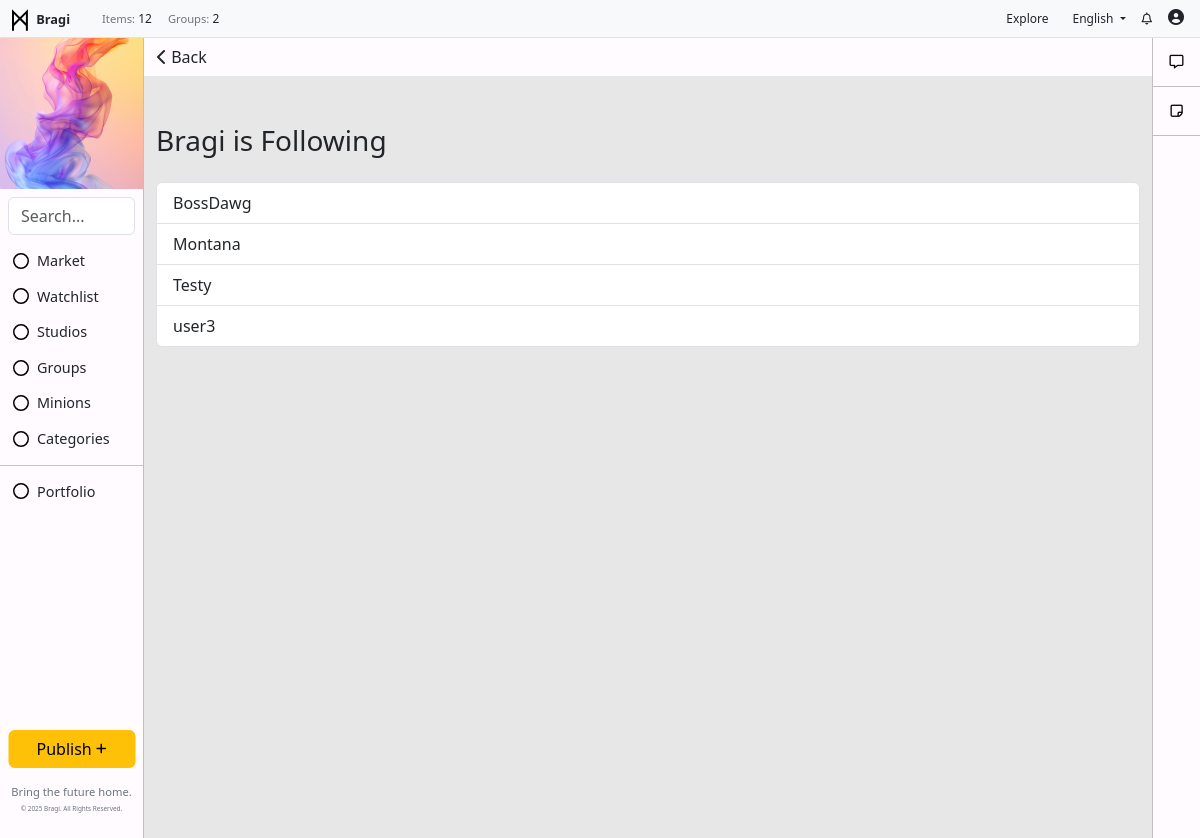
The page /followers/following/Bragi/ on the database as committed earlier.
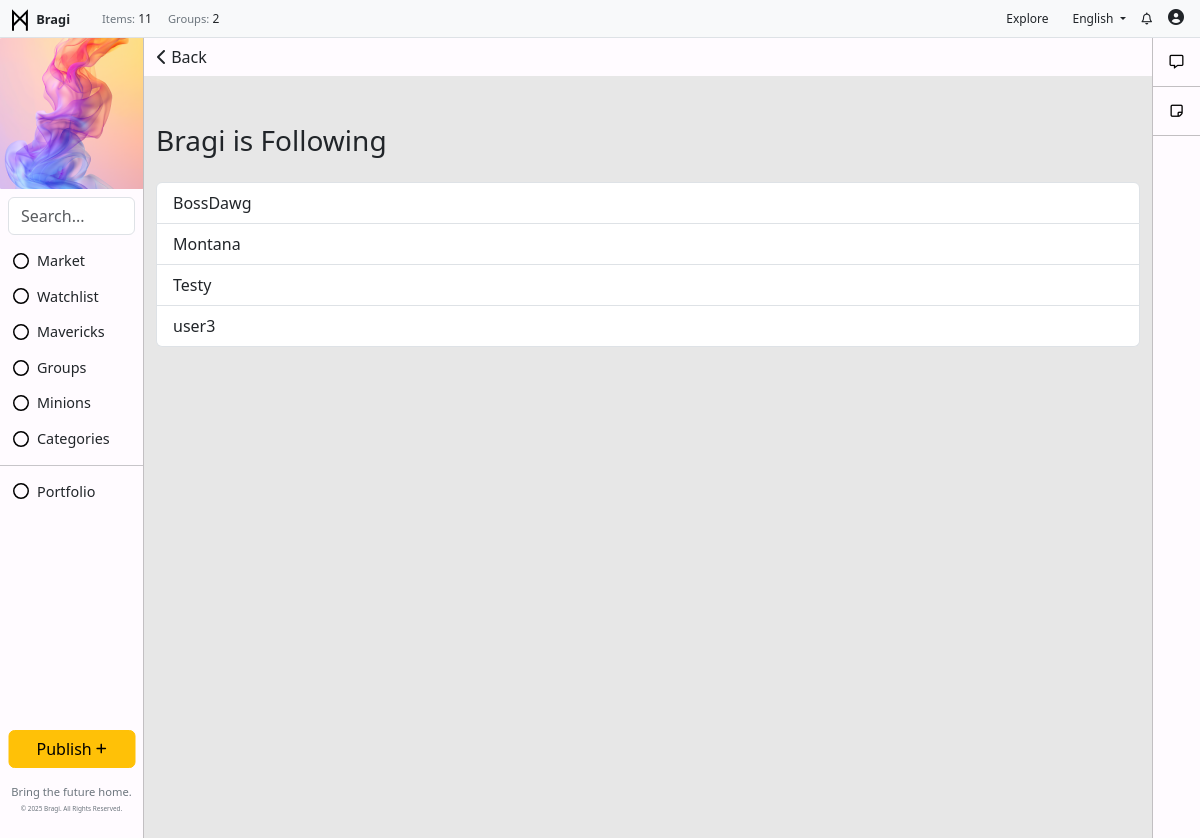
The same page on the database as committed later.
### toolbar/models.py (models this page shows, shortened)
class ToolbarItem(models.Model):
    icon = models.FileField(upload_to='toolbar_images/', blank=True, null=True)  # Image upload field
    name = models.CharField(max_length=100)
    url = models.CharField(max_length=200, blank=True, null=True)
    order = models.IntegerField(default=0)
    visible = models.BooleanField(default=True)
    class Meta:
        ordering = ['order']

### followers/views.py (the view)
# urls.py: path('following/<str:username>/', views.following_list, name='following_list'),
def following_list(request, username):
    user = get_object_or_404(User, username=username)
    following = Follow.objects.filter(follower=user).select_related('followed')
    return render(request, 'followers/following_list.html', {
        'user': user,
        'following': following,
    })

### backend/context_processors.py (called while the page is built)
def published_posts_count(request):
    count = Post.objects.filter(status='published').count()
    return {'published_posts_count': count}

def toolbar_items(request):
    return {
        'toolbar_items': ToolbarItem.objects.filter(visible=True),
        'toolbar_ad': ToolbarAd.objects.filter(visible=True).first(),
        'toolbar_user_items': UsersItem.objects.filter(visible=True),  # Plural name for consistency
    }

def group_count(request):
    return {'group_count': Group.objects.count()}

### followers/templates/followers/following_list.html
{% extends "base.html" %}
{% block content %}
<div class="text-left" style="position: sticky; top: 0; margin: 0; padding: 0; background-color: #FFFBFF; ">
    <button onclick="window.history.back();" class="btn">
        <i class="fa-solid fa-chevron-left"></i> Back
    </button>
</div>
<div class="container mt-5">
    <h3 class="mb-4">{{ user.username }} is Following</h3>
    {% if following %}
        <div class="list-group">
            {% for follow in following %}
                <a href="{% url 'public_profile' username=follow.followed.username %}" class="list-group-item list-group-item-action">
                    {{ follow.followed.username }}
                </a>
            {% endfor %}
        </div>
    {% else %}
        <div class="alert alert-info">
            {{ user.username }} is not following anyone yet.
        </div>
    {% endif %}
</div>
{% endblock %}

### templates/base.html (shortened to what the changed rows need)
{% load static %}
<!DOCTYPE html>
<html lang="en">
<head>
    <link href="https://cdn.jsdelivr.net/npm/bootstrap@5.3.0-alpha1/dist/css/bootstrap.min.css" rel="stylesheet">
    <link rel="stylesheet" href="https://cdnjs.cloudflare.com/ajax/libs/font-awesome/6.0.0-beta3/css/all.min.css">
    <link rel="stylesheet" href="{% static 'css/styles.css' %}">
</head>
<body>
    {% if user.is_authenticated %}
    <div class="container-fluid">
        <div class="row fixed-top px-2 py-0 bg-light border-bottom" style="height: 38px; z-index: 1000;">
            <div class="col-auto d-flex align-items-center">
                <a href="/" class="text-decoration-none">
                    <img src="{% static 'img/logo.svg' %}" alt="Icon" style="width: 24px; height: 24px; color: #000000;">
                    <span class="fw-semibold text-dark m-0" style="font-size: .8rem;">Bragi</span>
                </a>
            </div>
            <div class="col d-flex align-items-center">
                <ul class="navbar-nav d-flex flex-row m-0" style="font-size: 0.75rem;">
                    <li class="nav-item mx-2">
                        <p class="m-0"> <span class="text-secondary" style="font-size: .7rem;">Items:</span> {{ published_posts_count }}</p>
                    </li>
                    <li class="nav-item mx-2">
                        <p class="m-0"> <span class="text-secondary" style="font-size: .7rem;">Groups:</span> {{ group_count }}</p>
                    </li>
                </ul>
            </div>
            <div class="col d-flex justify-content-end align-items-center" style="height: 38px;">
                <ul class="navbar-nav d-flex flex-row m-0 align-items-center">
                    <li class="nav-item mx-2">
                        <a href="/" class="nav-link btn btn-warning py-1 px-2" style="font-size: 0.75rem;">Explore</a>
                    </li>
                    <li class="nav-item dropdown mx-2">
                        <a class="nav-link dropdown-toggle" id="dropdownMenuLink" role="button" data-bs-toggle="dropdown" aria-expanded="false" style="font-size: 0.75rem;">
                            English
                        </a>
                    </li>
                    <li class="nav-item mx-2">
                        <a href="{% url 'notifications_list' %}" class="nav-link text-decoration-none" style="color: inherit; text-decoration: none; font-size: 0.75rem;">
                            <i class="fa-regular fa-bell"></i>
                        </a>
                    </li>
                    <li class="nav-item dropdown" style="margin-left: 8px;">
                        <a href="#" class="nav-link" id="dropdownUser2" role="button" data-bs-toggle="dropdown" aria-expanded="false" style="padding: 3px 0;">
                            {% if request.user.is_authenticated and request.user.userprofile.profile_picture %}
                                <img src="{{ request.user.userprofile.profile_picture.url }}" alt="Profile Picture" class="rounded-circle" style="width: 24px; height: auto; object-fit: cover;">
                            {% else %}
                                <i class="fas fa-user-circle" style="width: 24px; height: 24px; object-fit: cover;"></i>
                            {% endif %}
                        </a>
                    </li>
                </ul>
            </div>
        </div>
            <div class="row" style="margin-top: 38px; position: relative; display: flex; height: 100vh;">
                <div class="col-auto" style="position: fixed; top: 38px; left: 0; bottom: 0; width: 144px; background-color: #FFFBFF; border-right: 1px solid #C2BFC2; margin: 0; padding: 0;">
                    {% if toolbar_ad %}
                    <div  style="display: flex; justify-content: center; align-items: center; overflow: hidden;">
                        {% if toolbar_ad.image %}
                            <a href="{{ toolbar_ad.url }}" target="_blank">
                                <img src="{{ toolbar_ad.image.url }}" alt="{{ toolbar_ad.alt_text }}">
                            </a>
                        {% else %}
                            <p>No toolbar image available.</p>
                        {% endif %}
                    </div>
                    {% else %}
                        <p>No toolbar ad found.</p>
                    {% endif %}
                    <form class="search-form m-2" method="get" action="{% url 'post_list' %}">
                        <input class="form-control" type="search" name="q" placeholder="Search..." aria-label="Search" value="{{ query|default:'' }}">
                    </form>
                    <ul class="list-unstyled">
                        <li class="nav-item">
                            <ul class="list-unstyled">
                                {% for item in toolbar_items %}
                                    {% if item.visible %}
                                        <li class="nav-item">
                                            <a href="{{ item.url }}" class="btn btn-toggle align-items-center" style="display: flex; align-items: center;">
                                                {% if item.icon %}
                                                <img src="{{ item.icon.url }}" alt="{{ item.name }} icon" class="icon-class" style="width: 16px; height: 16px; margin-right: 8px;">
                                                {% endif %}
                                                <span class="" style="font-size: .9rem;">{{ item.name }}</span>
                                            </a>
                                        </li>
                                    {% endif %}
                                {% endfor %}
                            </ul>
                        </li>
                        <li><hr class="my-2"></li>
                        <li class="nav-item">
                            <ul class="list-unstyled">
                                {% for toolbar_user_item in toolbar_user_items %}
                                    <li class="nav-item" style="text-decoration: none;">
                                        <a class="btn btn-toggle align-items-center" style="text-decoration: none; display: flex; align-items: center;" type="button" data-bs-toggle="collapse" data-bs-target="#collapse-{{ toolbar_user_item.id }}" aria-expanded="false" aria-controls="collapse-{{ toolbar_user_item.id }}">
                                            {% if toolbar_user_item.icon %}
                                                <img src="{{ toolbar_user_item.icon.url }}" alt="{{ toolbar_user_item.name }} icon" class="icon-class" style="width: 16px; height: 16px; margin-right: 8px;">
                                            {% endif %}
                                            <span class="" style="font-size: .9rem;">{{ toolbar_user_item.name }}</span>
                                        </a>
                                    </li>
                                {% endfor %}
                            </ul>
                        </li>
                    </ul>
                    <ul class="navbar-nav position-absolute bottom-0 start-50 translate-middle-x w-100 p-2">
                        <li class="nav-item mb-3">
                            <a href="{% url 'post_create' %}" class="btn btn-warning w-100">Publish <i class="fas fa-plus fa-xs"></i></a>
                        </li>
                        <li class="nav-item">
                            <p class="mb-0 text-center" style="font-size: 0.7rem; line-height: 1.5; color: #6c757d;">
                                Bring the future home.
                            </p>
                            <p class="text-center mt-1" style="color: #6c757d; font-size: 0.4rem;">
                                &copy; {% now "Y" %} Bragi. All Rights Reserved.
                            </p>
                        </li>
                    </ul>
                </div>
                <div class="col" style="padding: 0; margin-left: 144px; margin-right: 48px; background:rgb(231, 231, 231)">
                        {% block content %}{% endblock %}
                </div>
                <div class="col-auto" style="position: fixed; top: 38px; right: 0; bottom: 0; width: 48px; background-color: #FFFBFF; border-left: 1px solid #C2BFC2; margin: 0; padding: 0;">
                    <ul class="nav nav-flush flex-column text-center">
                        <li class="nav-item" style="border-bottom: 1px solid #C2BFC2; margin: 0; padding: 12px; ">
                            <a href="{% url 'communication_center' %}" style="color: #000000; margin: 0; padding: 0;" aria-current="page" title="Communication Center" data-bs-toggle="tooltip" data-bs-placement="right">
                                <i class="fa-regular fa-message fa-sm"></i>
                            </a>
                        </li>
                        <li class="nav-item" style="border-bottom: 1px solid #C2BFC2; margin: 0; padding: 12px; ">
                            <a href="{% url 'draft_posts' %}" style="color: #000000; margin: 0; padding: 0;" aria-current="page" title="Drafts" data-bs-toggle="tooltip" data-bs-placement="right">
                                <i class="fa-regular fa-note-sticky fa-sm"></i>
                            </a>
                        </li>
                    </ul>
                </div>
            </div>
    </div>
    {% endif %}
</body>
</html>

Rows that differ between the two databases and show on the page:
changed ToolbarItem: name "Studios" → "Mavericks"
Other text that changed with them:
{{ published_posts_count }}: "12" → "11"
